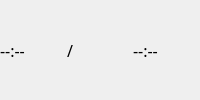
                           <widget class="QWidget" name="label_inf_widget_2" native="true">
                            <layout class="QGridLayout" name="gridLayout_30">
                             <property name="leftMargin">
                              <number>0</number>
                             </property>
                             <property name="topMargin">
                              <number>0</number>
                             </property>
                             <property name="rightMargin">
                              <number>0</number>
                             </property>
                             <property name="bottomMargin">
                              <number>0</number>
                             </property>
                             <property name="spacing">
                              <number>0</number>
                             </property>
                             <item row="0" column="0">
                              <layout class="QGridLayout" name="gridLayout_29">
                               <item row="0" column="1">
                                <widget class="QLabel" name="label_4">
                                 <property name="font">
                                  <font>
                                   <family>小米兰亭</family>
                                   <pointsize>12</pointsize>
                                  </font>
                                 </property>
                                 <property name="text">
                                  <string>/</string>
                                 </property>
                                </widget>
                               </item>
                               <item row="0" column="2">
                                <widget class="QLabel" name="video_time_all_2">
                                 <property name="font">
                                  <font>
                                   <family>小米兰亭</family>
                                   <pointsize>12</pointsize>
                                  </font>
                                 </property>
                                 <property name="text">
                                  <string>--:--</string>
                                 </property>
                                </widget>
                               </item>
                               <item row="0" column="0">
                                <widget class="QLabel" name="video_time_2">
                                 <property name="font">
                                  <font>
                                   <family>小米兰亭</family>
                                   <pointsize>12</pointsize>
                                  </font>
                                 </property>
                                 <property name="text">
                                  <string>--:--</string>
                                 </property>
                                </widget>
                               </item>
                              </layout>
                             </item>
                            </layout>
                           </widget>
